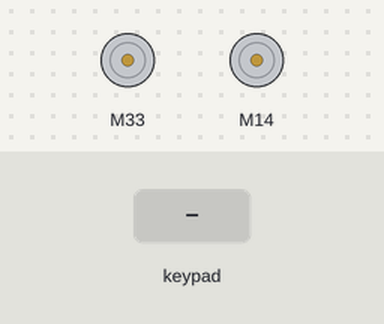
A sketch run on a simulated ESP32. On the bench: 2 × DC motor (green arrow = forward, orange = backward, longer = faster). Inputs (shaded band) come from the test bench. What the sketch prints to the serial monitor is not drawn.

Above: at 1.2 s.
1.3 s: key 'U' pressed
At 1.5 s:
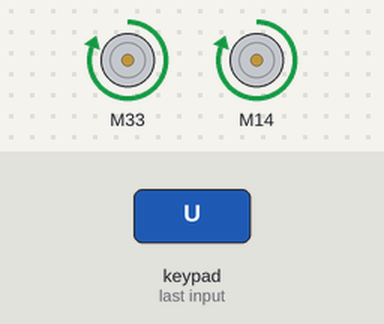
3.2 s: key 'D' pressed
At 3.4 s:
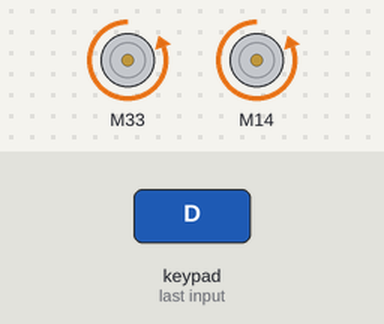
Timing chart, 0 to 6.2 s (numbered marks = the images above; inputs shaded):
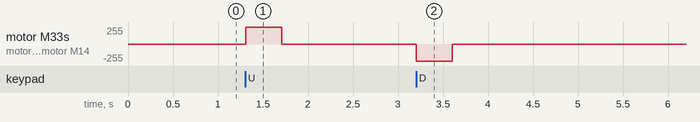

Measured:
- after the input at 1.3 s, motor M33, motor M14: stopped → forward 255/255 at once, → stopped 0.40 s later
- after the input at 3.2 s, motor M33, motor M14: stopped → backward 255/255 at once, → stopped 0.40 s later

The sketch:

BLECar_Joystick.ino
```cpp
//https://howtomechatronics.com/tutorials/arduino/arduino-dc-motor-control-tutorial-l298n-pwm-h-bridge/
//author: Yiang Gong
//06/14/2022
#include <L298NX2.h>
#include <L298N.h>
#define CUSTOM_SETTINGS
#define INCLUDE_GAMEPAD_MODULE
#include <DabbleESP32.h>

// Pin definition-----------------
const unsigned int ENA = 32;
const unsigned int IN1 = 33;
const unsigned int IN2 = 27;
const unsigned int IN3 = 14;
const unsigned int IN4 = 12;
const unsigned int ENB = 13;

//variables-----------------------
int angle, radius;
float x_axis, y_axis;
float temp, result;
int motorSpeedA = 0;
int motorSpeedB = 0;

// Initialize both motors--------------------
L298NX2 motor(ENA, IN1, IN2, ENB, IN3, IN4);

void setup()
{
  // Used to display information
  Serial.begin(115200);
  //motor.setSpeed(50);
  motor.setSpeed(200);
  Dabble.begin("MyEsp32");       //set bluetooth name of your device
  motor.stop();
  // Wait for Serial Monitor to be opened
  while (!Serial){
  }
}

void loop(){
  Dabble.processInput();

  x_axis = GamePad.getXaxisData();
  Serial.print("x_axis: ");
  Serial.print(x_axis);
  Serial.print('\t');
  y_axis = GamePad.getYaxisData();
  Serial.print("y_axis: ");
  Serial.println(y_axis);
  Serial.println();

  motorSpeedA = mapRange(abs(y_axis),0,7,0,255);
  motorSpeedB = mapRange(abs(y_axis),0,7,0,255);

  //set motor direction by y_axis
  if (y_axis < 0) {
    motor.backward();
  }else if(y_axis > 0){
    motor.forward();
  }else{
    motor.stop();
  }

  // X-axis used for left and right control
  if (x_axis < 0) {
    motorSpeedA = motorSpeedA - 0.5*mapRange(abs(x_axis), 0,7, 0, 255);
    motorSpeedB = motorSpeedB + 0.5*mapRange(abs(x_axis), 0,7, 0, 255);
    // Confine the range from 0 to 255
    if (motorSpeedA < 0) {
      motorSpeedA = 0;
    }else if(motorSpeedA > 255) {
      motorSpeedA = 255;
    }
    if(motorSpeedB < 0) {
      motorSpeedB = 0;
    }else if (motorSpeedB > 255) {
      motorSpeedB = 255;
    }
  }else if(x_axis > 0){
    motorSpeedA = motorSpeedA + 0.5*mapRange(abs(x_axis), 0,7, 0, 255);
    motorSpeedB = motorSpeedB - 0.5*mapRange(abs(x_axis), 0,7, 0, 255);
    // Confine the range from 0 to 255
    if (motorSpeedA < 0) {
      motorSpeedA = 0;
    }else if(motorSpeedA > 255) {
      motorSpeedA = 255;
    }
    if(motorSpeedB < 0) {
      motorSpeedB = 0;
    }else if (motorSpeedB > 255) {
      motorSpeedB = 255;
    }
  }

  if (motorSpeedA < 70) {
    motorSpeedA = 0;
  }
  if (motorSpeedB < 70) {
    motorSpeedB = 0;
  }
  motor.setSpeedA(motorSpeedA);
  motor.setSpeedB(motorSpeedB);
}

int mapRange(float inValue, float minInRange, float maxInRange, float minOutRange, float maxOutRange){
  float x = (inValue - minInRange) / (maxInRange - minInRange);
  float result = minOutRange + (maxOutRange - minOutRange) * x;
  return (int)result;
}
```
